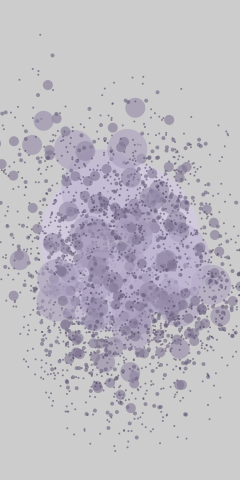
Frame 1 (no input)
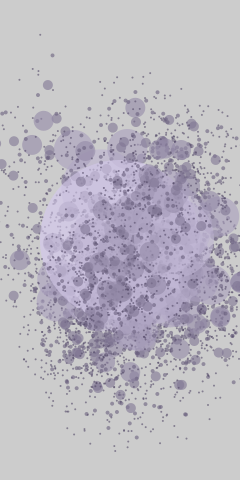
Frame 2 (the mouse pressed at the canvas centre, redrawn once)

The Processing sketch that drew these frames (run headless with seeded random() and noise(); the mouse was pressed at the canvas centre and the sketch redrawn once):

// Processing sketch: processing_32011
// ── processing_32011.pde

int x=120; //x-coordinate
int y=240; //y-coordinate
int r=80;  //Starting radius
int n=10;   //Number of recursions
int rs=12;  //Random seed value

void setup(){
  size(240,480);
  noStroke();
  smooth();
  noLoop();
  randomSeed(rs);
}

void draw(){
  drawCircle(x,y,r,n);
}

void drawCircle(float x, float y, int radius, int num){
  float value= 126* num/6.0;
  fill(value,value-10,value+20,153);
  ellipse(x,y,radius*2,radius*2);
  if(num>1){
    num=num-1;
    int branches = int (random(2,6));
    for(int i=0; i<branches; i++){
    float a= random(0,TWO_PI);
    float newx = x+cos(a)*6.0*num;
    float newy = y+sin(a)*6.0*num;
    drawCircle(newx,newy,radius/2,num);
  }
    }
      }             
